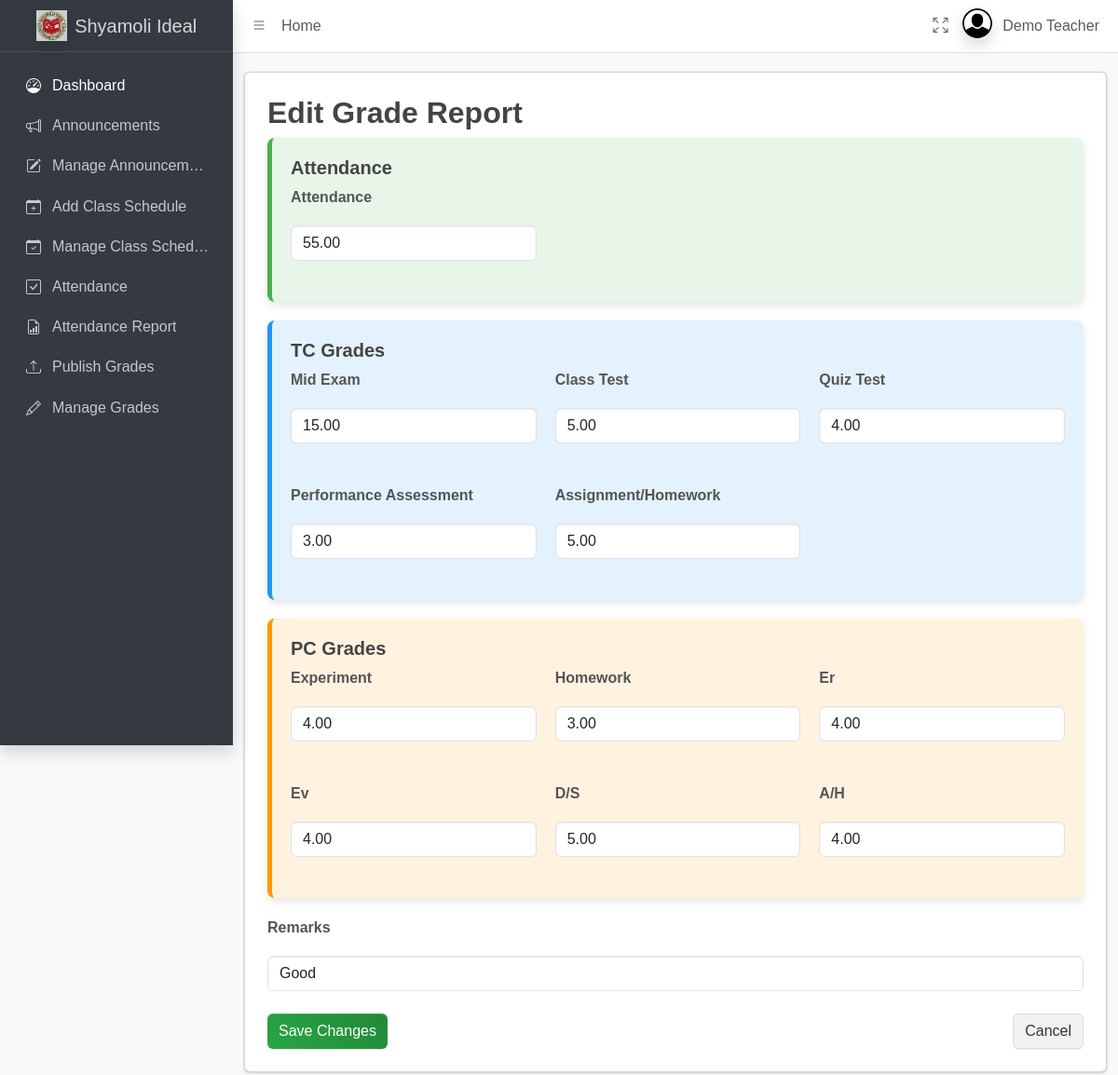
The app's page /teacher/dist/pages/edit_grade_report.php?id=5 (signed in) with its own data.
### tables this page shows
CREATE TABLE `grade_reports` (
  `id` int(11) NOT NULL,
  `student_id` int(11) DEFAULT NULL,
  `subject_id` int(11) DEFAULT NULL,
  `semester` varchar(20) DEFAULT NULL,
  `attendance` decimal(5,2) DEFAULT NULL,
  `mid_exam` decimal(5,2) DEFAULT NULL,
  `class_test` decimal(5,2) DEFAULT NULL,
  `quiz_test` decimal(5,2) DEFAULT NULL,
  `performance_assessment` decimal(5,2) DEFAULT NULL,
  `assignment_homework` decimal(5,2) DEFAULT NULL,
  `total_tc` decimal(5,2) DEFAULT NULL,
  `experiment` decimal(5,2) DEFAULT NULL,
  `homework` decimal(5,2) DEFAULT NULL,
  `error` decimal(5,2) DEFAULT NULL,
  `evaluation` decimal(5,2) DEFAULT NULL,
  `discussion_solution` decimal(5,2) DEFAULT NULL,
  `additional_hours` decimal(5,2) DEFAULT NULL,
  `total_pc` decimal(5,2) DEFAULT NULL,
  `remarks` text DEFAULT NULL
);

### teacher/dist/pages/edit_grade_report.php (the view, shortened to what this page needs)
<?php
require_once 'partials/header.php';
require_once 'partials/navbar.php';
require_once 'partials/sidebar.php';
?>
<main class="app-main">
<?php
$report_id = $_GET['id'];
$reportQuery = $conn->prepare("SELECT * FROM grade_reports WHERE id = ?");
$reportQuery->bind_param("i", $report_id);
$reportQuery->execute();
$gradeReport = $reportQuery->get_result()->fetch_assoc();
?>
<!DOCTYPE html>
<html lang="en">
<head>
    <link rel="stylesheet" href="https://cdn.jsdelivr.net/npm/bootstrap@5.3.0/dist/css/bootstrap.min.css">
</head>
<body>
<div class="container mt-0">
    <div class="card p-4">
        <h2>Edit Grade Report</h2>
        <form method="POST">
            <div class="attendance-section grade-section">
                <h5>Attendance</h5>
                <div class="form-grid">
                    <div class="form-group">
                        <label for="attendance" class="form-label">Attendance</label>
                        <input type="number" id="attendance" name="attendance" class="form-control" step="0.01" min="0" max="100" value="<?= $gradeReport['attendance']; ?>" required>
                    </div>
                </div>
            </div>
            <div class="tc-section grade-section">
                <h5>TC Grades</h5>
                <div class="form-grid">
                    <div class="form-group">
                        <label for="mid_exam" class="form-label">Mid Exam</label>
                        <input type="number" id="mid_exam" name="mid_exam" class="form-control" step="0.01" value="<?= $gradeReport['mid_exam']; ?>">
                    </div>
                    <div class="form-group">
                        <label for="class_test" class="form-label">Class Test</label>
                        <input type="number" id="class_test" name="class_test" class="form-control" step="0.01" value="<?= $gradeReport['class_test']; ?>">
                    </div>
                    <div class="form-group">
                        <label for="quiz_test" class="form-label">Quiz Test</label>
                        <input type="number" id="quiz_test" name="quiz_test" class="form-control" step="0.01" value="<?= $gradeReport['quiz_test']; ?>">
                    </div>
                    <div class="form-group">
                        <label for="performance_assessment" class="form-label">Performance Assessment</label>
                        <input type="number" id="performance_assessment" name="performance_assessment" class="form-control" step="0.01" value="<?= $gradeReport['performance_assessment']; ?>">
                    </div>
                    <div class="form-group">
                        <label for="assignment_homework" class="form-label">Assignment/Homework</label>
                        <input type="number" id="assignment_homework" name="assignment_homework" class="form-control" step="0.01" value="<?= $gradeReport['assignment_homework']; ?>">
                    </div>
                </div>
            </div>
            <div class="pc-section grade-section">
                <h5>PC Grades</h5>
                <div class="form-grid">
                    <div class="form-group">
                        <label for="experiment" class="form-label">Experiment</label>
                        <input type="number" id="experiment" name="experiment" class="form-control" step="0.01" value="<?= $gradeReport['experiment']; ?>">
                    </div>
                    <div class="form-group">
                        <label for="homework" class="form-label">Homework</label>
                        <input type="number" id="homework" name="homework" class="form-control" step="0.01" value="<?= $gradeReport['homework']; ?>">
                    </div>
                    <div class="form-group">
                        <label for="error" class="form-label">Er</label>
                        <input type="number" id="error" name="error" class="form-control" step="0.01" value="<?= $gradeReport['error']; ?>">
                    </div>
                    <div class="form-group">
                        <label for="evaluation" class="form-label">Ev</label>
                        <input type="number" id="evaluation" name="evaluation" class="form-control" step="0.01" value="<?= $gradeReport['evaluation']; ?>">
                    </div>
                    <div class="form-group">
                        <label for="discussion_solution" class="form-label">D/S</label>
                        <input type="number" id="discussion_solution" name="discussion_solution" class="form-control" step="0.01" value="<?= $gradeReport['discussion_solution']; ?>">
                    </div>
                    <div class="form-group">
                        <label for="additional_hours" class="form-label">A/H</label>
                        <input type="number" id="additional_hours" name="additional_hours" class="form-control" step="0.01" value="<?= $gradeReport['additional_hours']; ?>">
                    </div>
                </div>
            </div>
            <div class="form-group">
                <label for="remarks" class="form-label">Remarks</label>
                <input type="text" id="remarks" name="remarks" class="form-control" value="<?= $gradeReport['remarks']; ?>">
            </div>
            <div class="btn-container">
                <button type="submit" class="btn btn-success">Save Changes</button>
                <a href="manage_grade_report.php" class="btn btn-secondary">Cancel</a>
            </div>
        </form>
    </div>
</div>
</body>
</html>
</main>
<?php require_once './partials/footer.php'; ?>

### teacher/dist/pages/edit_grade_report.php (style rules this page uses)
body { font-family: 'Arial', sans-serif; background: #f0f4f8; color: #333; }
.btn-success { background: linear-gradient(45deg, #28a745, #218838); border: none; transition: background 0.3s ease, transform 0.2s ease; }
.btn-secondary { background: #f1f1f1; color: #333; border: 1px solid #ddd; transition: background 0.3s ease, color 0.3s ease; }
.grade-section { background-color: #fff; padding: 20px; margin-bottom: 20px; border-radius: 8px; box-shadow: 0 4px 10px rgba(0, 0, 0, 0.1); }
h2, h5 { font-weight: bold; color: #444; }
.form-grid { display: grid; grid-template-columns: repeat(auto-fill, minmax(250px, 1fr)); gap: 20px; }
.form-group { display: flex; flex-direction: column; gap: 10px; }
.form-label { font-weight: 600; color: #555; }
.attendance-section { border-left: 5px solid #4caf50; background-color: #e8f5e9; }
.tc-section { border-left: 5px solid #2196f3; background-color: #e3f2fd; }
.pc-section { border-left: 5px solid #ff9800; background-color: #fff3e0; }
.btn-container { display: flex; justify-content: space-between; gap: 10px; }

### records on screen
grade_reports: attendance "55.00", mid_exam "15.00", class_test "5.00", quiz_test "4.00", performance_assessment "3.00", assignment_homework "5.00", experiment "4.00", homework "3.00", error "4.00", evaluation "4.00", discussion_solution "5.00", additional_hours "4.00", remarks "Good"

### other values on screen
$_SESSION['name'] "Demo Teacher"
